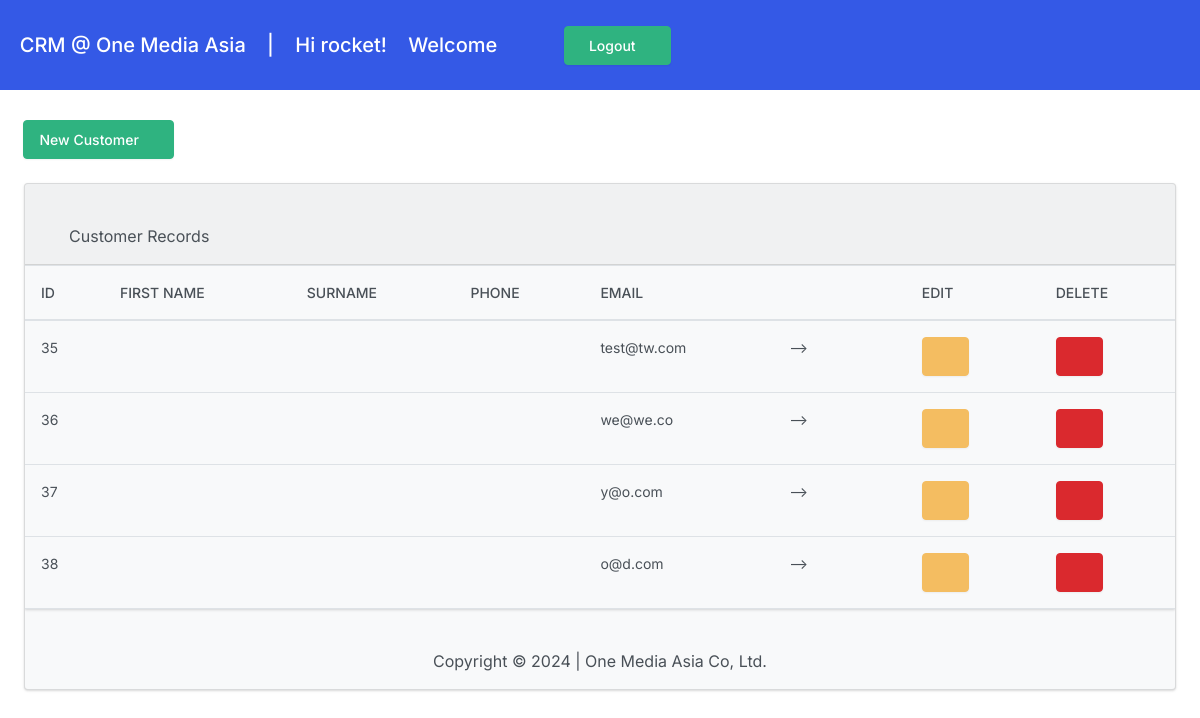
Page / (signed in) on the earlier database version.
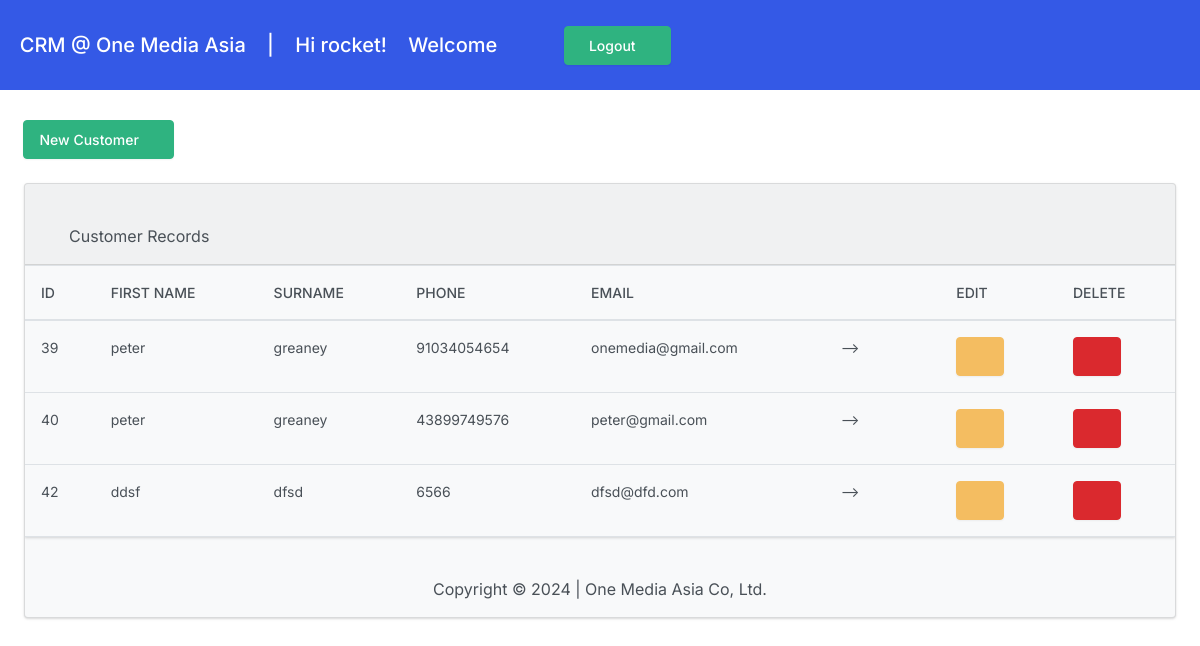
Same page on the later database version.
### crm/models.py (models this page shows, shortened)
class Customer(models.Model):
    firstname = models.CharField(max_length=255)
    surname = models.CharField(max_length=255)
    phone = models.CharField(max_length=255)
    email = models.EmailField(unique=True)
    created_at = models.DateTimeField(auto_now_add=True)

### crm/views.py (the view)
# urls.py: path('', views.customer_list, name='customer_list'),
@login_required
def customer_list(request):
    customers = Customer.objects.all()
    return render(request, 'crm/customer_list.html', {'customers': customers})

### crm/templates/crm/customer_list.html (shortened to what this page needs)
<!DOCTYPE html>
<html>
<head>
  {% load static %}
    <link rel="stylesheet" href="https://cdn.jsdelivr.net/npm/bootstrap@4.3.1/dist/css/bootstrap.min.css">
    <link href="{% static 'strap.min.css' %}" rel="stylesheet" type="text/css">
    {% if user.is_authenticated %}
{% include "crm/navbar.html" %}
{% else %}do this{% endif %}
</head><br><br>
<body>
  <div class="card bg-light ms-4 me-4 mb-4">
    <div class="card-header"><br>
      <i class="fa-solid fa-list fa-lg"></i> Customer Records
    </div>
        <div class="table-responsive">
          <table class="table table">
            <thead>
           <th scope="col">ID</th>
            <th scope="col">First Name</th>
            <th scope="col">Surname</th>
            <th scope="col">Phone</th>
            <th scope="col">Email</th>
            <th scope="col"></th>
            <th scope="col"></th>
            <th scope="col">Edit</th>
            <th scope="col">Delete</th>
        </thead>
        {% for customer in customers %}
          <tr>
            <td>{{customer.id}}</td>
            <td>{{ customer.firstname }}</td>
            <td>{{ customer.surname }}</td>
            <td>{{ customer.phone }}</td>
            <td>{{ customer.email }}</td>
            <td>--></td>
            <td></td>
         <td> <a class="btn btn-warning me-1" href="{% url 'edit_customer' customer.id %}"></a>
          </td>
          <td> <button class="btn btn-danger" name="delete"></button></td>
            {% endfor %}
          </tr>
          {% load crispy_forms_tags %}
      </table>
    {% comment %} <a href="{% url 'logout' %}">Logout</a> {% endcomment %}</div>
</body>
<div align="center" valign="middle"></br><p>Copyright © 2024 |  One Media Asia Co, Ltd.</p></div>
</html>

Differences in the rows shown:
removed Customer: id "35", email "test@tw.com"
removed Customer: id "36", email "we@we.co"
removed Customer: id "37", email "y@o.com"
removed Customer: id "38", email "o@d.com"
added Customer: id "39", firstname "peter", surname "greaney", phone "91034054654", email "onemedia@gmail.com"
added Customer: id "40", firstname "peter", surname "greaney", phone "43899749576", email "peter@gmail.com"
added Customer: id "42", firstname "ddsf", surname "dfsd", phone "6566", email "dfsd@dfd.com"
